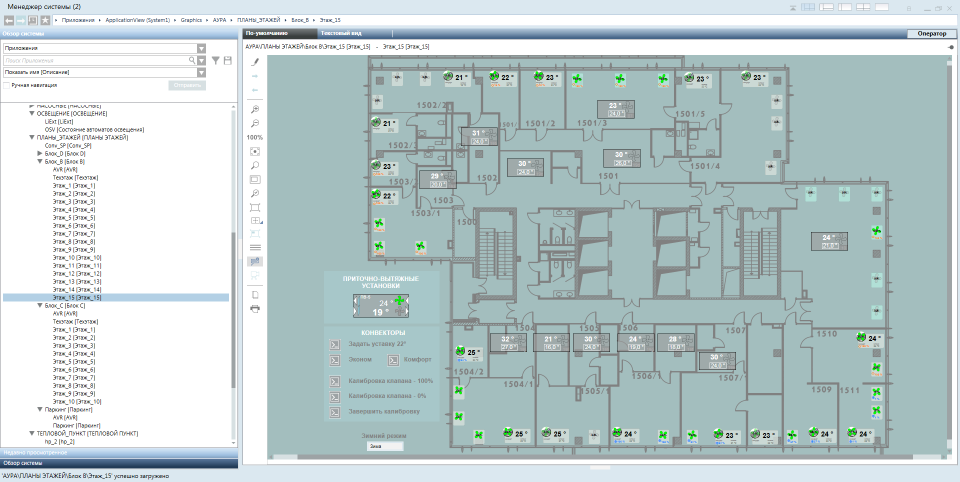
#> input picture picture/B_15.png, 1920 x 964 px (shown at 1/2 size); its folder holds only this picture in this run
$ jupyter execute --allow-errors tesseract_with_preprocess.ipynb
#> lines starting #> are read from the running program, lines starting #| are printed output that depends on the picture
#> further down, image is the input picture: shape (964, 1920, 3); mean B, G, R 205.7, 204.6, 188.5
#> (reads B15.txt from the repository)
#> `crop = image[y-int(h/2):y+int(h/2),x-int(w/2):x+int(w/2)]`:
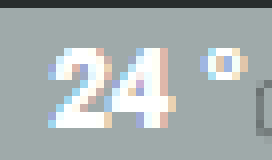
#> crop: shape (20, 34, 3) (shown 8 times larger); mean B, G, R 175.5, 175.3, 166.5
#> `crop = cv2.resize(crop,(100,100))`:
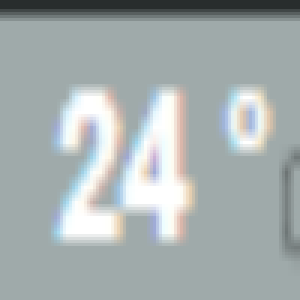
#> crop: shape (100, 100, 3) (shown 3 times larger); mean B, G, R 175.5, 175.3, 166.5
[cell 1]
# import the necessary packages
from PIL import Image
import pytesseract
import argparse
import cv2
import os
import glob
import numpy as np
import psycopg2
from psycopg2.extras import DictCursor
from time import localtime, strftime
import time
from datetime import datetime

#> (a cell that did not finish here is left out)

[cell 3]
Bfloor1=['100', '101', '101/1', '101/2', '101/3', '101/4', '101/5', '102', '102/2', '102/3', '103', '103/1', '103/2', '104', '104/1', '104/2', '105', '105/1', '106', '106/1', '107', '107/1', '109', '110', '111']
Bfloor2=['200', '201', '201/1', '201/2', '201/3', '201/4', '201/5', '202', '202/2', '202/3', '203', '203/1', '203/2', '204', '204/1', '204/2', '205', '205/1', '206', '206/1', '207', '207/1', '209', '210', '211']
Bfloor3=['300', '301', '301/1', '301/2', '301/3', '301/4', '301/5', '302', '302/2', '302/3', '303', '303/1', '303/2', '304', '304/1', '304/2', '305', '305/1', '306', '306/1', '307', '307/1', '309', '310', '311']
Bfloor4=['400', '401', '401/1', '401/2', '401/3', '401/4', '401/5', '402', '402/2', '402/3', '403', '403/1', '403/2', '404', '404/1', '404/2', '405', '405/1', '406', '406/1', '407', '407/1', '409', '410', '411']
Bfloor5=['500', '501', '501/1', '501/2', '501/3', '501/4', '501/5', '502', '502/2', '502/3', '503', '503/1', '503/2', '504', '504/1', '504/2', '505', '505/1', '506', '506/1', '507', '507/1', '509', '510', '511']
Bfloor6=['600', '601', '601/1', '601/2', '601/3', '601/4', '601/5', '602', '602/2', '602/3', '603', '603/1', '603/2', '604', '604/1', '604/2', '605', '605/1', '606', '606/1', '607', '607/1', '609', '610', '611']
Bfloor7=['700', '701', '701/1', '701/2', '701/3', '701/4', '701/5', '702', '702/2', '702/3', '703', '703/1', '703/2', '704', '704/1', '704/2', '705', '705/1', '706', '706/1', '707', '707/1', '709', '710', '711']
Bfloor8=['800', '801', '801/1', '801/2', '801/3', '801/4', '801/5', '802', '802/2', '802/3', '803', '803/1', '803/2', '804', '804/1', '804/2', '805', '805/1', '806', '806/1', '807', '807/1', '809', '810', '811']
Bfloor9=['900', '901', '901/1', '901/2', '901/3', '901/4', '901/5', '902', '902/2', '902/3', '903', '903/1', '903/2', '904', '904/1', '904/2', '905', '905/1', '906', '906/1', '907', '907/1', '909', '910', '911']
Bfloor10=['1000', '1001', '1001/1', '1001/2', '1001/3', '1001/4', '1001/5', '1002', '1002/2', '1002/3', '1003', '1003/1', '1003/2', '1004', '1004/1', '1004/2', '1005', '1005/1', '1006', '1006/1', '1007', '1007/1', '1009', '1010', '1011']
Bfloor11=['1100', '1101', '1101/1', '1101/2', '1101/3', '1101/4', '1101/5', '1102', '1102/2', '1102/3', '1103', '1103/1', '1103/2', '1104', '1104/1', '1104/2', '1105', '1105/1', '1106', '1106/1', '1107', '1107/1', '1109', '1110', '1111']
Bfloor12=['1200', '1201', '1201/1', '1201/2', '1201/3', '1201/4', '1201/5', '1202', '1202/2', '1202/3', '1203', '1203/1', '1203/2', '1204', '1204/1', '1204/2', '1205', '1205/1', '1206', '1206/1', '1207', '1207/1', '1209', '1210', '1211']
Bfloor13=['1300', '1301', '1301/1', '1301/2', '1301/3', '1301/4', '1301/5', '1302', '1302/2', '1302/3', '1303', '1303/1', '1303/2', '1304', '1304/1', '1304/2', '1305', '1305/1', '1306', '1306/1', '1307', '1307/1', '1309', '1310', '1311']
Bfloor14=['1400', '1401', '1401/1', '1401/2', '1401/3', '1401/4', '1401/5', '1402', '1402/2', '1402/3', '1403', '1403/1', '1403/2', '1404', '1404/1', '1404/2', '1405', '1405/1', '1406', '1406/1', '1407', '1407/1', '1409', '1410', '1411']
Bfloor15=['1500', '1501', '1501/1', '1501/2', '1501/3', '1501/4', '1501/5', '1502', '1502/2', '1502/3', '1503', '1503/1', '1503/2', '1504', '1504/1', '1504/2', '1505', '1505/1', '1506', '1506/1', '1507', '1507/1', '1509', '1510', '1511']
Bfloors = [Bfloor1, Bfloor2, Bfloor3, Bfloor4, Bfloor5, Bfloor6, Bfloor7, Bfloor8, Bfloor9, Bfloor10, Bfloor11, Bfloor12, Bfloor13, Bfloor14, Bfloor15]


Cfloor1=[101, 102, 103, 104, 105, 106, 111, 112, 113, 114, 115, 116, 118, 119, 120]
Cfloor2=[201, 202, 203, 204, 205, 206, 211, 212, 213, 214, 215, 216, 218, 219, 220]
Cfloor3=[301, 302, 303, 304, 305, 306, 311, 312, 313, 314, 315, 316, 318, 319, 320]
Cfloor4=[401, 402, 403, 404, 405, 406, 411, 412, 413, 414, 415, 416, 418, 419, 420]
Cfloor5=[501, 502, 503, 504, 505, 506, 511, 512, 513, 514, 515, 516, 518, 519, 520]
Cfloor6=[601, 602, 603, 604, 605, 606, 611, 612, 613, 614, 615, 616, 618, 619, 620]
Cfloor7=[701, 702, 703, 704, 705, 706, 711, 712, 713, 714, 715, 716, 718, 719, 720]
Cfloor8=[801, 802, 803, 804, 805, 806, 811, 812, 813, 814, 815, 816, 818, 819, 820]
Cfloor9=[901, 902, 903, 904, 905, 906, 911, 912, 913, 914, 915, 916, 918, 919, 920]
Cfloor10=[1001, 1002, 1003, 1004, 1005, 1006, 1011, 1012, 1013, 1014, 1015, 1016, 1018, 1019, 1020]
Cfloors = [Cfloor1, Cfloor2, Cfloor3, Cfloor4, Cfloor5, Cfloor6, Cfloor7, Cfloor8, Cfloor9, Cfloor10]

[cell 4]
# [5 lines of commented-out code are left out]

[cell 5]
it =glob.glob('picture/*.png')
print("START")
#> (the rest of this cell did not finish here and is left out)
